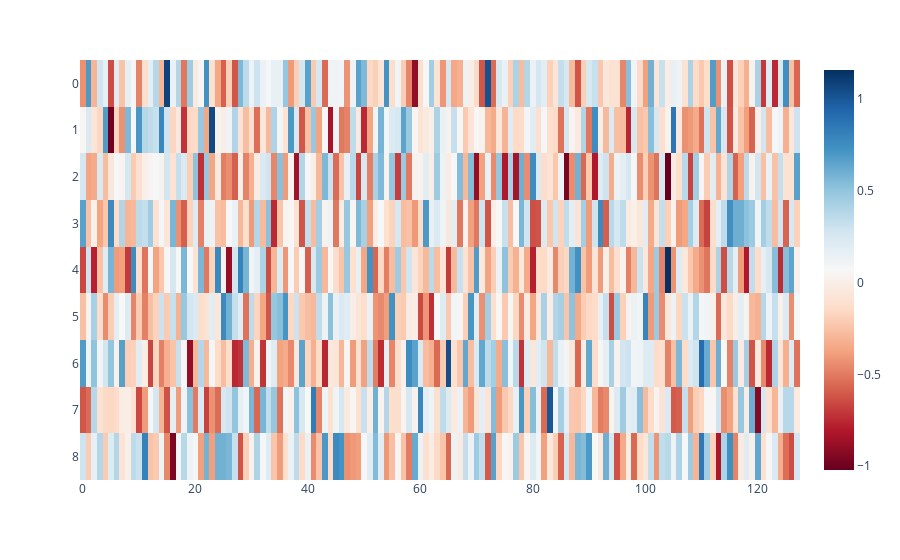

The notebook cell saved with this chart:
### Code cell
mean_acts_second = torch.stack(
    [
        zero_act_second,
        one_act_second,
        two_act_second,
        three_act_second,
        four_act_second,
        five_act_second,
        six_act_second,
        seven_act_second,
        eight_act_second,
    ]
)
plot.imshow(mean_acts_second)

### Figure 1 — Plotly figure (JSON) as saved in the notebook; plotly's stock layout.template omitted (floating-point values rounded to 4 significant figures; data arrays with more than 128 entries replaced by an {"elided": "..."} marker saying what was removed)
{"data": [{"coloraxis": "coloraxis", "hovertemplate": "x: %{x}<br>y: %{y}<br>color: %{z}<extra></extra>", "name": "0", "type": "heatmap", "xaxis": "x", "yaxis": "y", "z": {"elided": "9x128 float values"}}], "layout": {"coloraxis": {"colorscale": [[0, "rgb(103,0,31)"], [0.1, "rgb(178,24,43)"], [0.2, "rgb(214,96,77)"], [0.3, "rgb(244,165,130)"], [0.4, "rgb(253,219,199)"], [0.5, "rgb(247,247,247)"], [0.6, "rgb(209,229,240)"], [0.7, "rgb(146,197,222)"], [0.8, "rgb(67,147,195)"], [0.9, "rgb(33,102,172)"], [1, "rgb(5,48,97)"]]}, "margin": {"t": 60}, "xaxis": {"anchor": "y", "domain": [0, 1]}, "yaxis": {"anchor": "x", "autorange": "reversed", "domain": [0, 1]}}}
